Frame 1 (no input): blank canvas, image omitted
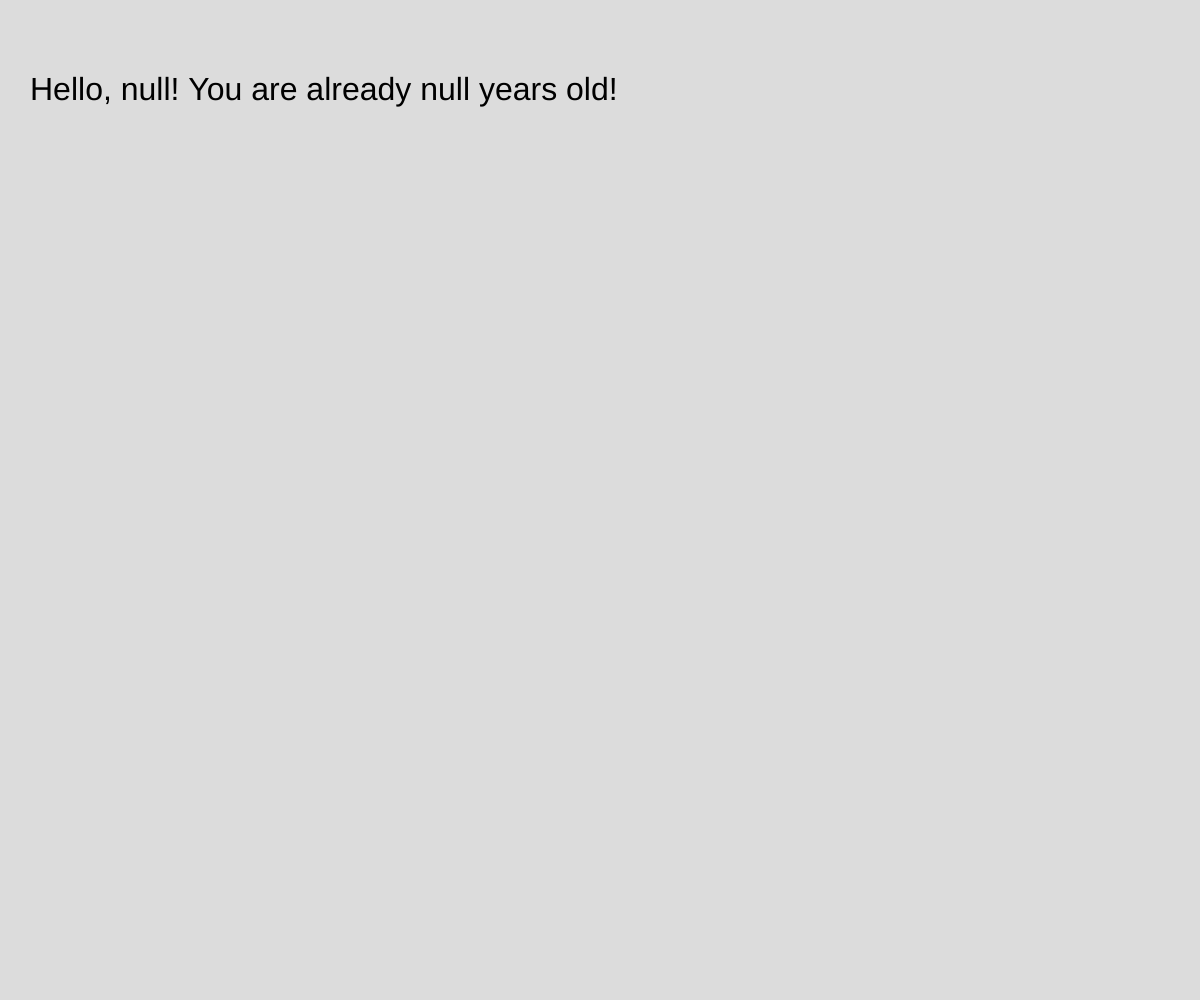
Frame 60 (no input)
Frame 120 (the mouse pressed at the canvas centre since frame 60): identical to frame 60, image omitted

The p5.js sketch that drew this single still picture (run headless with seeded random() and noise() and a simulated clock; from frame 60 on, the mouse is pressed at the canvas centre):

// p5.js sketch
// ── sketch.js
// Getting User Input Via JS Prompts Demo
// Note: this isn't really a great way to do this, but... it is pretty easy...

let someName, age;
let state;

function setup() {
  createCanvas(windowWidth, windowHeight);
  state = 0;
}

function draw() {
  background(220);

  if (state === 0) {
    someName = window.prompt("Who are you?");
    age = window.prompt("How old are you?");
    state = 1;
  }
  else if (state === 1) {
    textSize(32);
    text("Hello, " + someName + "! You are already " + age + " years old!", 30, 100);
  }
}
